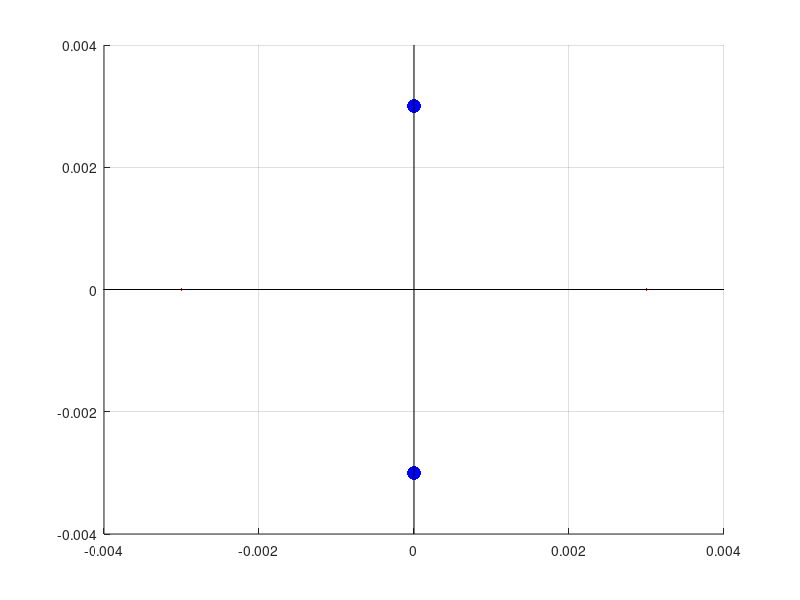

Write MATLAB code to recreate this figure. (Note: this script raises an error after producing the figure.)
% oppg3
% Plotting trajectories of N_2^+-particle in 2D
clear;

T = 20*10^(-6); % total time
h = 1*10^(-9);  % time step
plotSteps = 100; % steps per point plottet
IVPSolver = @eulerstep;
ydot = @ydot_oppg3; % rhs-equations
r_0 = 3*10^(-3); % electrode distance to origo

% Plot with initial conditions x_0=y_0=1mm, v_0=u_0=0
% initialConditions = [1*10^(-3), 1*10^(-3), 0, 0];
% 
% axisLimit = 4*10^(-3); r_0 = 3*10^(-3); % r_0: electrode distance to origo
% figure(1);
% hold on;
% plot([-r_0 r_0], [0 0], 'r.', ... % positive electrodes
% 	   [0 0], [-r_0 r_0], 'b.', 'markersize', 30); % negative electrodes
% axis([-axisLimit axisLimit -axisLimit axisLimit]); % freeze axes
% grid on;
% line([-axisLimit axisLimit], [0 0], 'color', 'k', 'linewidth', 0.5);
% line([0 0], [-axisLimit axisLimit], 'color', 'k', 'linewidth', 0.5);
% 
% plotTrajectory2D(T, h, plotSteps, initialConditions, IVPSolver, ydot);
% 
% hold off;

% Plot with initial conditions x_0=1mm, y_0=0, v_0=u_0=0
initialConditions = [1*10^(-3), 0, 0, 0];

axisLimit = 4*10^(-3);
figure(2);
hold on;
plot([-r_0 r_0], [0 0], 'r.', ... % positive electrodes
     [0 0], [-r_0 r_0], 'b.', 'markersize', 30); % negative electrodes
axis([-axisLimit axisLimit -axisLimit axisLimit]); % freeze axes
grid on;
line([-axisLimit axisLimit], [0 0], 'color', 'k', 'linewidth', 0.5);
line([0 0], [-axisLimit axisLimit], 'color', 'k', 'linewidth', 0.5);

plotTrajectory2D(T, h, plotSteps, initialConditions, IVPSolver, ydot);

hold off;